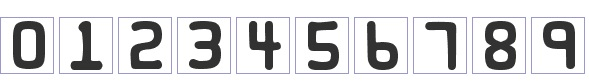
#> input picture CC_number_reader/Dataset/digits1.jpg, 589 x 81 px, found by its file name
$ jupyter execute --allow-errors code.ipynb   (shell and % lines are left out)
#> lines starting #> are read from the running program, lines starting #| are printed output that depends on the picture; after the words box and inside, x2 and y2 are one past the last pixel; in counts of white or black regions, pixels touching at a corner belong together
## Objective:
    * To identify the credit card digits.
## Applications:
    * Used with old cards without NFC
    * Same procedure can be used for Identification/Attendence systems.

### This code was studiend and modified from
*  https://www.udemy.com/course/master-deep-learning-computer-visiontm-cnn-ssd-yolo-gans/

# Imports

[cell 1]
import cv2

import os
import glob
import itertools
import imutils

import tensorflow
import tensorflow as tf
from tensorflow.keras.preprocessing.image import ImageDataGenerator
from tensorflow.keras.layers import Conv2D,Dense,Flatten,GlobalMaxPooling2D,MaxPooling2D,BatchNormalization,Dropout
from tensorflow.keras.preprocessing.image import ImageDataGenerator
from tensorflow.keras.callbacks import ModelCheckpoint,EarlyStopping,ReduceLROnPlateau
from tensorflow.keras.preprocessing.image import img_to_array
from tensorflow.keras.preprocessing import image

from sklearn.metrics import confusion_matrix,classification_report
from skimage.filters import threshold_local

import matplotlib.pyplot as plt
import numpy as np
import pandas as pd
import seaborn as sns

# Fix
from google.colab.patches import cv2_imshow

[cell 2]
from google.colab import drive
drive.mount('/content/drive')

# Data Preparation

[cell 3]
digits1=cv2.imread(r'/content/digits1.jpg',0)
#> digits1: shape (81, 589); min 40, max 255, mean 215.7
digits2=cv2.imread(r'/content/digits2.jpg',0)
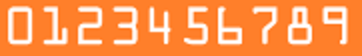
#> input picture CC_number_reader/Dataset/digits2.jpg, 362 x 56 px, found by its file name
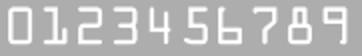
#> digits2: shape (56, 362); min 164, max 255, mean 187.5

[cell 4]
plt.imshow(digits1,cmap='gray')

[cell 5]
plt.imshow(digits2,cmap='gray')

[cell 6]
digits1.shape
#> Out = (81, 589)

[cell 7]
digits2.shape
#> Out = (56, 362)

[cell 8]
# !rm -r '/content/Dataset'

[cell 9]
for i in range(10):
    dir_path="./Dataset/digits/train/"+str(i)
    if not os.path.exists(dir_path):
        os.makedirs(dir_path)

    dir_path="./Dataset/digits/test/"+str(i)
    if not os.path.exists(dir_path):
        os.makedirs(dir_path)

[cell 10]
os.listdir()

[cell 11]
cc1 = cv2.imread(r'/content/digits2.jpg', 0)
_, th2 = cv2.threshold(cc1, 0, 255, cv2.THRESH_BINARY_INV + cv2.THRESH_OTSU)
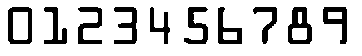
#> th2: shape (56, 362); 80.8% white; 10 black regions, largest, box (x1, y1, x2, y2) and area: (288, 7, 312, 44) 494, (8, 7, 32, 44) 451, (78, 7, 102, 44) 419
plt.imshow(th2)

[cell 12]
region = [(0, 0), (35, 48)]

[cell 13]
top_left_y = region[0][1]
bottom_right_y = region[1][1]
top_left_x = region[0][0]
bottom_right_x = region[1][0]

[cell 14]
roi = cc1[top_left_y:bottom_right_y, top_left_x:bottom_right_x]
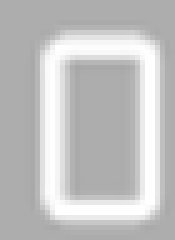
#> roi: shape (48, 35) (shown 5 times larger); min 167, max 255, mean 193.7

[cell 15]
plt.imshow(roi)

#> (a cell that did not finish here is left out)

[cell 17]
region = [(0, 0), (35, 48)]
top_left_y = region[0][1]
bottom_right_y = region[1][1]
top_left_x = region[0][0]
bottom_right_x = region[1][0]


for i in range(10):
    roi = cc1[top_left_y:bottom_right_y, top_left_x:bottom_right_x]

    path="./{}/".format(str(i))

    train_file_name="./Dataset/digits/train/{}/_{}_0.png".format(i,i)
    test_file_name="./Dataset/digits/test/{}/_{}_0.png".format(i,i)

    cv2.imwrite(train_file_name,roi)
    cv2.imwrite(test_file_name,roi)
    top_left_x = top_left_x + 35
    bottom_right_x = bottom_right_x + 35
#> this loop made 10 passes
#> pass 2, `roi = cc1[top_left_y:bottom_right_y, top_left_x:bottom_right_x]`:
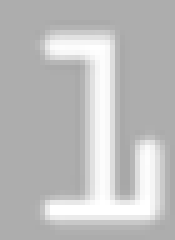
#> roi: shape (48, 35) (shown 5 times larger); min 167, max 255, mean 189.2
#> pass 3, `roi = cc1[top_left_y:bottom_right_y, top_left_x:bottom_right_x]`:
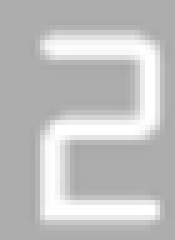
#> roi: shape (48, 35) (shown 5 times larger); min 167, max 255, mean 191.9
#> after the loop, bottom_right_x = 385; top_left_x = 350
